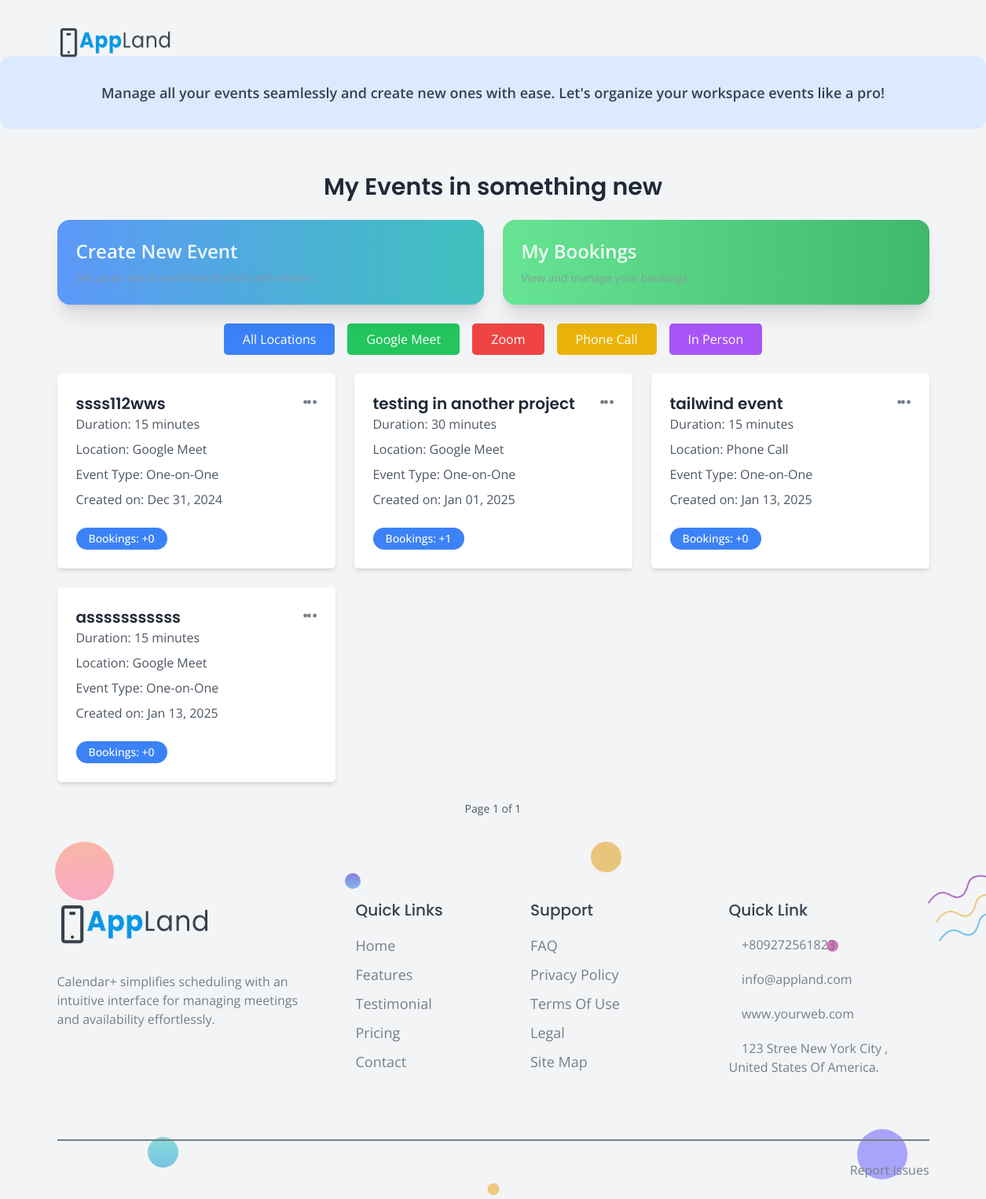
Page /auth/events/8/ (signed in) on the committed database.
### accounts/models.py (models this page shows, shortened)
class Organization(models.Model):
    name = models.CharField(max_length=255)
    description = models.TextField(blank=True)
    created_at = models.DateTimeField(auto_now_add=True)
    updated_at = models.DateTimeField(auto_now=True)
    created_by = models.ForeignKey(User, on_delete=models.CASCADE, related_name='created_organizations')

class EventOrganization(models.Model):
    EVENT_TYPES = [
        ('one_on_one', 'One-on-One'),
        ('group', 'Group Meeting'),
    ]
    LOCATION_CHOICES = [
        ('Google Meet', 'Google Meet'),
        ('Zoom', 'Zoom'),
        ('Phone Call', 'Phone Call'),
        ('In Person Meeting', 'In Person Meeting'),
    ]
    user = models.ForeignKey(User, on_delete=models.CASCADE, related_name="eventss", null=True, blank=True)
    organization = models.ForeignKey(Organization, on_delete=models.CASCADE, related_name="events", null=True, blank=True)
    event_type = models.CharField(max_length=20, choices=EVENT_TYPES, default='one_on_one', null=True, blank=True)
    title = models.CharField(max_length=255, null=True, blank=True)
    description = models.TextField(blank=True, null=True)
    duration = models.PositiveIntegerField(null=True, blank=True)
    buffer_time = models.PositiveIntegerField(default=0, null=True, blank=True)
    is_recurring = models.BooleanField(default=False, null=True, blank=True)
    location = models.CharField(
        max_length=100, choices=LOCATION_CHOICES, default='Google Meet', null=True, blank=True
    )
    slug = models.SlugField(unique=True, blank=True, null=True)
    created_at = models.DateTimeField(auto_now_add=True, null=True, blank=True)

### accounts/views.py (the view)
# urls.py: path('events/<int:org_id>/', UserEventsView.as_view(), name='user-events'),
class UserEventsView(LoginRequiredMixin, ListView):
    template_name = "accounts/user_events/user_events.html"
    context_object_name = "events"
    paginate_by = 5
    def get_queryset(self):
        org_id = self.kwargs.get("org_id")
        location = self.request.GET.get("location")
        user_profile = get_object_or_404(Profile, user=self.request.user, organization_id=org_id)
        events = EventOrganization.objects.filter(
            organization=user_profile.organization, user=self.request.user
        )
        if location and location != 'all':
            events = events.filter(location=location)
        events_with_bookings = []
        for event in events:
            booking_count = BookingOrganization.objects.filter(event=event).count()
            events_with_bookings.append({
                "event": event,
                "booking_count": booking_count,
            })
        return events_with_bookings
    def get_context_data(self, **kwargs):
        context = super().get_context_data(**kwargs)
        org_id = self.kwargs.get("org_id")
        user_profile = get_object_or_404(Profile, user=self.request.user, organization_id=org_id)
        context["organization_name"] = user_profile.organization.name
        context["org_id"] = org_id
        events_with_bookings = self.get_queryset()
        paginator = Paginator(events_with_bookings, self.paginate_by)
        page_number = self.request.GET.get('page', 1)
        page_obj = paginator.get_page(page_number)
        context["page_obj"] = page_obj
        context["events"] = page_obj.object_list
        return context

### calendar_plus/templates/accounts/user_events/user_events.html (shortened to what this page needs)
{% extends 'custom.html' %}
{% block content %}
<br><br><br>
<!DOCTYPE html>
<html lang="en">
<head>
    <script src="https://cdn.tailwindcss.com"></script>
</head>
<body class="bg-gray-100">
    <section class="intro py-8 px-6 text-center bg-blue-100 mb-6 rounded-xl">
        <p class="text-lg font-semibold text-gray-700">
            Manage all your events seamlessly and create new ones with ease.
            Let's organize your workspace events like a pro!
        </p>
    </section>
    <div class="container py-8">
        <h2 class="text-3xl font-semibold text-center text-gray-800 mb-6">My Events in {{ organization_name }}</h2>
        <div class="grid grid-cols-1 sm:grid-cols-2 gap-6">
            <a href="{% url 'event_type_selection' org_id=org_id %}" class="relative block p-6 bg-gradient-to-r from-blue-500 to-teal-500 text-white text-lg rounded-2xl shadow-xl hover:scale-105 transition-all duration-300 ease-in-out transform hover:shadow-2xl">
                <span class="font-semibold text-2xl">Create New Event</span>
                <p class="text-sm mt-2">Set up an event and share the link with others.</p>
                <span class="absolute inset-0 bg-blue-200 opacity-25 rounded-2xl"></span>
            </a>
            <a href="{% url 'user_organization_bookings' org_id=org_id %}" class="relative block p-6 bg-gradient-to-r from-green-400 to-green-600 text-white text-lg rounded-2xl shadow-xl hover:scale-105 transition-all duration-300 ease-in-out transform hover:shadow-2xl">
                <span class="font-semibold text-2xl">My Bookings</span>
                <p class="text-sm mt-2">View and manage your bookings.</p>
                <span class="absolute inset-0 bg-green-200 opacity-25 rounded-2xl"></span>
            </a>
        </div>
        <div class="my-6 flex justify-center space-x-4">
            <button class="px-4 py-2 bg-blue-500 text-white rounded-lg hover:bg-blue-700 transition duration-300" data-filter="all">All Locations</button>
            <button class="px-4 py-2 bg-green-500 text-white rounded-lg hover:bg-green-700 transition duration-300" data-filter="Google Meet">Google Meet</button>
            <button class="px-4 py-2 bg-red-500 text-white rounded-lg hover:bg-red-700 transition duration-300" data-filter="Zoom">Zoom</button>
            <button class="px-4 py-2 bg-yellow-500 text-white rounded-lg hover:bg-yellow-700 transition duration-300" data-filter="Phone Call">Phone Call</button>
            <button class="px-4 py-2 bg-purple-500 text-white rounded-lg hover:bg-purple-700 transition duration-300" data-filter="In Person Meeting">In Person</button>
        </div>
        <div class="grid grid-cols-1 sm:grid-cols-2 lg:grid-cols-3 gap-6" id="event-list">
            {% for item in page_obj %}
            <div class="event-card bg-white shadow-md rounded-lg overflow-hidden p-4 relative hover:shadow-xl transition-all duration-300 transform hover:scale-105" data-location="{{ item.event.location }}">
                <h2 class="text-xl font-semibold text-gray-800">{{ item.event.title }}</h2>
                <p class="text-gray-600 mb-2">Duration: {{ item.event.duration }} minutes</p>
                <p class="text-gray-600 mb-2">Location: {{ item.event.location }}</p>
                <p class="text-gray-600 mb-2">Event Type: {{ item.event.get_event_type_display }}</p>
                <p class="text-gray-600 mb-2">Created on: {{ item.event.created_at|date:"M d, Y" }}</p>
                <div class="mt-4">
                    <span class="px-3 py-1 bg-blue-500 text-white text-sm font-medium rounded-full">
                        Bookings: +{{ item.booking_count }}
                    </span>
                </div>
                <div class="absolute top-4 right-4">
                    <button class="menu-btn p-2 rounded-full hover:bg-gray-200 focus:outline-none">
                        <svg class="w-6 h-6" fill="currentColor" viewBox="0 0 20 20">
                            <path d="M6 10a2 2 0 114 0 2 2 0 01-4 0zm4 0a2 2 0 114 0 2 2 0 01-4 0zm6 0a2 2 0 114 0 2 2 0 01-4 0z" />
                        </svg>
                    </button>
                </div>
            </div>
            {% empty %}
            <div class="col-span-full text-center text-gray-600">
                <p>No events found. Create your first event!</p>
            </div>
            {% endfor %}
        </div>
        <div class="mt-6 flex justify-center">
            <div class="flex items-center space-x-4">
                <span class="text-sm text-gray-600">Page {{ page_obj.number }} of {{ page_obj.paginator.num_pages }}</span>
            </div>
        </div>
    </div>
</body>
</html>
{% endblock %}

### static/assets/css/style.css (style rules this page uses)
body { font-family: "Open Sans", sans-serif; font-weight: normal; font-style: normal; color: #747E88; overflow-x: hidden; }
* { margin: 0; padding: 0; -webkit-box-sizing: border-box; -moz-box-sizing: border-box; box-sizing: border-box; }
i, span, a { display: inline-block; }
audio, canvas, iframe, img, svg, video { vertical-align: middle; }
h1, h2, h3, h4, h5, h6 { font-family: "Poppins", sans-serif; font-weight: 700; color: #38424D; margin: 0px; }
h2 { font-size: 36px; }
p { font-size: 16px; font-weight: 400; line-height: 24px; color: #747E88; margin: 0px; }

### rows in the picture
Organization: name "something new"
EventOrganization: event "ssss112wws", event.duration "15", event.location "Google Meet", event.event_type "One-on-One", event.created_at "Dec 31, 2024", booking_count "0"
EventOrganization: event "testing in another project", event.duration "30", event.location "Google Meet", event.event_type "One-on-One", event.created_at "Jan 01, 2025", booking_count "1"
EventOrganization: event "tailwind event", event.duration "15", event.location "Phone Call", event.event_type "One-on-One", event.created_at "Jan 13, 2025", booking_count "0"
EventOrganization: event "asssssssssss", event.duration "15", event.location "Google Meet", event.event_type "One-on-One", event.created_at "Jan 13, 2025", booking_count "0"

### other values in the picture
{{ page_obj.number }} "1"
{{ page_obj.paginator.num_pages }} "1"
